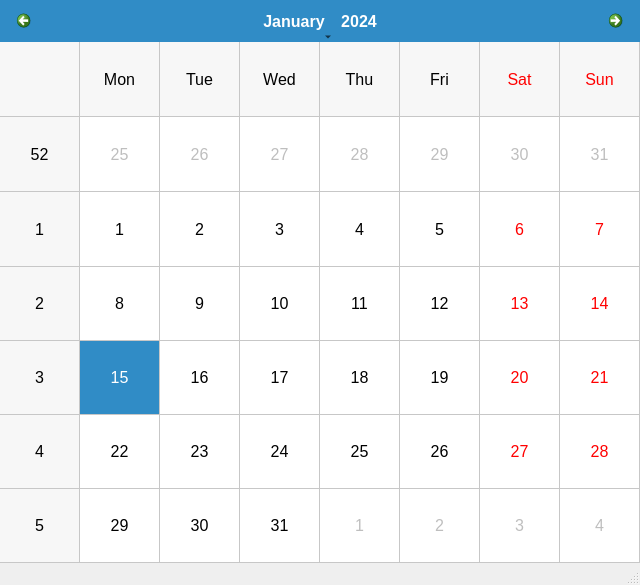
<?xml version="1.0" encoding="UTF-8"?>
<ui version="4.0">
 <class>MainWindow</class>
 <widget class="QMainWindow" name="MainWindow">
  <property name="geometry">
   <rect>
    <x>0</x>
    <y>0</y>
    <width>640</width>
    <height>585</height>
   </rect>
  </property>
  <property name="windowTitle">
   <string>Calendar</string>
  </property>
  <property name="autoFillBackground">
   <bool>false</bool>
  </property>
  <property name="styleSheet">
   <string notr="true"/>
  </property>
  <property name="locale">
   <locale language="English" country="UnitedStates"/>
  </property>
  <widget class="QWidget" name="centralwidget">
   <property name="minimumSize">
    <size>
     <width>400</width>
     <height>250</height>
    </size>
   </property>
   <property name="styleSheet">
    <string notr="true"/>
   </property>
   <layout class="QVBoxLayout" name="verticalLayout" stretch="0">
    <property name="leftMargin">
     <number>0</number>
    </property>
    <property name="topMargin">
     <number>0</number>
    </property>
    <property name="rightMargin">
     <number>0</number>
    </property>
    <property name="bottomMargin">
     <number>0</number>
    </property>
    <item>
     <widget class="QCalendarWidget" name="calendar">
      <property name="minimumSize">
       <size>
        <width>40</width>
        <height>35</height>
       </size>
      </property>
      <property name="font">
       <font>
        <family>Arial</family>
        <pointsize>12</pointsize>
       </font>
      </property>
      <property name="styleSheet">
       <string notr="true">
min-height: 35px;
min-width:40px;
</string>
      </property>
      <property name="gridVisible">
       <bool>true</bool>
      </property>
      <property name="navigationBarVisible">
       <bool>true</bool>
      </property>
      <property name="dateEditEnabled">
       <bool>true</bool>
      </property>
     </widget>
    </item>
   </layout>
  </widget>
  <widget class="QMenuBar" name="menubar">
   <property name="geometry">
    <rect>
     <x>0</x>
     <y>0</y>
     <width>640</width>
     <height>22</height>
    </rect>
   </property>
  </widget>
  <widget class="QStatusBar" name="statusbar"/>
 </widget>
 <resources/>
 <connections/>
</ui>
